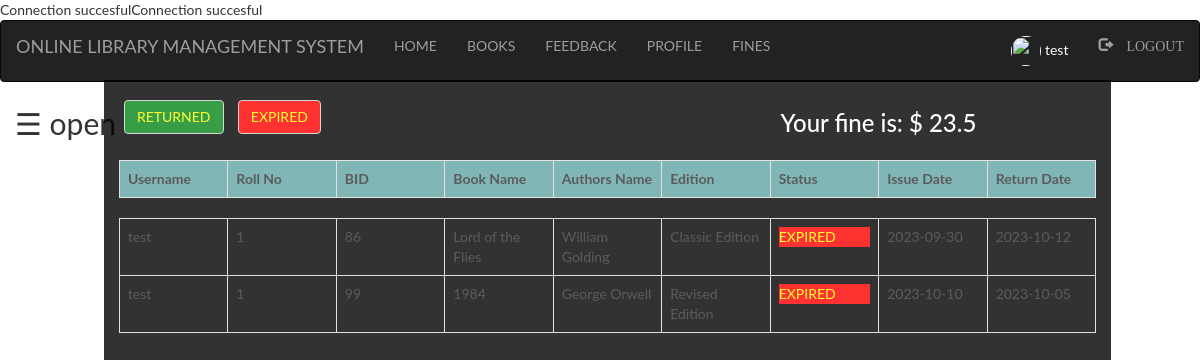
/student/expired.php (signed in), run on the app's committed database.
### tables this page shows
CREATE TABLE `student` (
  `id` int(100) NOT NULL,
  `first` varchar(100) NOT NULL,
  `last` varchar(100) NOT NULL,
  `username` varchar(100) NOT NULL,
  `password` varchar(100) NOT NULL,
  `rollno` int(100) NOT NULL,
  `email` varchar(100) NOT NULL,
  `phoneno` int(250) NOT NULL,
  `semester` int(100) NOT NULL,
  `pic` int(250) NOT NULL
);

CREATE TABLE `books` (
  `bid` int(100) NOT NULL,
  `name` varchar(100) NOT NULL,
  `authors` varchar(100) NOT NULL,
  `edition` varchar(100) NOT NULL,
  `status` varchar(100) NOT NULL,
  `quantity` int(100) NOT NULL,
  `department` varchar(100) NOT NULL
);

CREATE TABLE `issue_info` (
  `bid` int(100) NOT NULL,
  `username` varchar(100) NOT NULL,
  `approve` varchar(100) NOT NULL,
  `issue` date NOT NULL,
  `return` date NOT NULL
);

### student/expired.php (the view, shortened to what this page needs)
<?php
  include "connection.php";
  include "navbar.php";
?>
<!DOCTYPE html>
<html>
<head>
</head>
<body>
<div id="main">
  <span style="font-size:30px;cursor:pointer" onclick="openNav()">&#9776; open</span>
  <div class="container">
    <?php
      if(isset($_SESSION['login_user']))
      {
        ?>
      <div style="float: left; padding-left:  5px; padding-top: 20px;">
      <form method="post" action="">
          <button name="submit2" type="submit" class="btn btn-default" style="background-color: #06861a; color: yellow;">RETURNED</button>
          <button name="submit3" type="submit" class="btn btn-default" style="background-color: red; color: yellow;">EXPIRED</button>
      </form>
      </div>
      <div style="float: right;padding-top: 10px;">
        <?php
        $var=0;
          $var2=$var+$_SESSION['fine'];
         ?>
        <h3>Your fine is:
          <?php
            echo "$ ".$var2;
          ?>
        </h3>
      </div>
<br><br><br><br>
        <?php
      }
         $ret='<p style="color:yellow; background-color:green;">RETURNED</p>';
        if(isset($_POST['submit2']))
        {
        $sql="SELECT student.username,rollno,books.bid,name,authors,edition,approve,issue,issue_info.return FROM student inner join issue_info ON student.username=issue_info.username inner join books ON issue_info.bid=books.bid WHERE issue_info.approve ='$ret' and issue_info.username ='$_SESSION[login_user]'  ORDER BY `issue_info`.`return` DESC";
        $res=mysqli_query($db,$sql);
        }
        else
        {
        $sql="SELECT student.username,rollno,books.bid,name,authors,edition,approve,issue,issue_info.return FROM student inner join issue_info ON student.username=issue_info.username inner join books ON issue_info.bid=books.bid WHERE issue_info.approve !='' and issue_info.approve !='Yes'  and issue_info.username ='$_SESSION[login_user]' ORDER BY `issue_info`.`return` DESC";
        $res=mysqli_query($db,$sql);
        }
        echo "<table class='table table-bordered' style='width:100%;' >";
        echo "<tr style='background-color: #6db6b9e6;'>";
        echo "<th>"; echo "Username";  echo "</th>";
        echo "<th>"; echo "Roll No";  echo "</th>";
        echo "<th>"; echo "BID";  echo "</th>";
        echo "<th>"; echo "Book Name";  echo "</th>";
        echo "<th>"; echo "Authors Name";  echo "</th>";
        echo "<th>"; echo "Edition";  echo "</th>";
        echo "<th>"; echo "Status";  echo "</th>";
        echo "<th>"; echo "Issue Date";  echo "</th>";
        echo "<th>"; echo "Return Date";  echo "</th>";
      echo "</tr>";
      echo "</table>";
       echo "<div class='scroll'>";
        echo "<table class='table table-bordered' >";
      while($row=mysqli_fetch_assoc($res))
      {
        echo "<tr>";
          echo "<td>"; echo $row['username']; echo "</td>";
          echo "<td>"; echo $row['rollno']; echo "</td>";
          echo "<td>"; echo $row['bid']; echo "</td>";
          echo "<td>"; echo $row['name']; echo "</td>";
          echo "<td>"; echo $row['authors']; echo "</td>";
          echo "<td>"; echo $row['edition']; echo "</td>";
          echo "<td>"; echo $row['approve']; echo "</td>";
          echo "<td>"; echo $row['issue']; echo "</td>";
          echo "<td>"; echo $row['return']; echo "</td>";
        echo "</tr>";
      }
    echo "</table>";
        echo "</div>";
    ?>
  </div>
</div>
</body>
</html>

### student/style.css (style rules this page uses)
html, body, div, span, object, iframe, h1, h2, h3, h4, h5, h6, p, blockquote, pre, abbr, address, cite, code, del, dfn, em, img, ins, kbd, q, samp, small, strong, sub, sup, var, b, i, dl, dt, dd, ol, ul, li, fieldset, form, label, legend, table, caption, tbody, tfoot, thead, tr, th, td, article, aside, canvas, details, figcaption, figure, footer, header, hgroup, menu, nav, section, summary, time, mark, audio, video { margin:0; padding:0; border:0; outline:0; font-size:100%; vertical-align:baseline; background:transparent; }
body { line-height:1; }
table { border-collapse:collapse; border-spacing:0; }

### student/expired.php (style rules this page uses)
body { background-image: url("images/aa.jpg"); background-repeat: no-repeat; font-family: "Lato", sans-serif; transition: background-color .5s; }
#main { transition: margin-left .5s; padding-left: 15px; }
.container { height: 800px; width: 85%; background-color: black; opacity: .8; color: white; margin-top: -65px; }
.scroll { width: 100%; height: 400px; overflow: auto; }
th,td { width: 10%; }

### data on the page
student: username "test", rollno "1", books.bid "86", books.name "Lord of the Flies", books.authors "William Golding", books.edition "Classic Edition", issue_info.approve "EXPIRED", issue_info.issue "2023-09-30", issue_info.return "2023-10-12", books.bid "99", books.name "1984", books.authors "George Orwell", books.edition "Revised Edition", issue_info.issue "2023-10-10", issue_info.return "2023-10-05"

### other printed values
$_SESSION['login_user'] "test"
$var2 "23.5"
